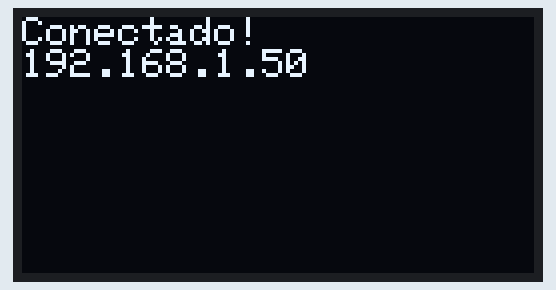
This sketch was run on a simulated ESP8266 (NodeMCU). Parts: 128×64 one-colour display. WiFi joins after 1.5 s; servers stay silent unless stated; uploads are accepted with an empty reply; what the sketch prints to the serial monitor is not drawn.

Above: at 1.7 s.

The sketch:

act2.ino
```cpp
/*
 * ESP8266 workshop
 *
 * First module / First activity
 *
 * Write hello world on the OLED
 * Overview:
 * How to connect to a wifi, and connect to an API
 *
 * Requires:
 * ESP8266
 * OLED screen
 *
 * Written by nacosta-cl for LR
 */

 //For example, a ESP8266 has 4KB of stack memory.
#include <ArduinoJson.h>
#include <ESP8266WiFi.h>
#include <Adafruit_GFX.h>
#include <Adafruit_SSD1306.h>

//Ajustar Adafruit_SSD1306.h a 64x48
DynamicJsonBuffer jsonBuffer;
Adafruit_SSD1306 display(99);

const char* ssid     = "Qdeli";
const char* password = "lr134679";
void setup(){
  Serial.begin(115200);
  Serial.println("");
  Serial.println("[i] Alive!");
  display.begin(SSD1306_SWITCHCAPVCC, 0x3C);
  display.clearDisplay();
  display.setTextSize(1);
  display.setTextColor(WHITE);
  display.setCursor(1,0);
  display.println("Iniciado");
  //Modo cliente
  WiFi.mode(WIFI_STA);
  WiFi.begin(ssid, password);
  bool spinner = false;
  display.setCursor(0,1);
  //Conectarme

  while (WiFi.status() != WL_CONNECTED) {
    Serial.println("loop");
    delay(500);
    display.clearDisplay();
    display.setCursor(0,1);
    if(spinner){
      display.print("|");
    }else{
      display.print("-");
    }
    display.display();
    spinner = !spinner;
  }
  display.clearDisplay();
  display.setCursor(0,0);
  display.println("Conectado!");
  display.println(WiFi.localIP());
  display.display();
  //Request
  //String url = "/input/";
  /*url += streamId;
  url += "?private_key=";
  url += privateKey;
  url += "&value=";
  url += value;*/
  //Conexion a cliente
  WiFiClientSecure client;
  const int httpsPort = 443;
  const char* host = "catfact.ninja";
  if (!client.connect(host,httpsPort)) {
    Serial.println("connection failed");
    return;
  }
  //Fabricamos la URL
  Serial.print("URL: ");
  String url = "/fact?max_length=60";
  //url = "/fact?max_length=25";
  Serial.println(url);
  String request = String("GET ") + url + " HTTP/1.1\r\n" +
               "Host: " + host + "\r\n" +
               "Connection: close\r\n\r\n";
  // Enviamos el request
  client.print(request);

  unsigned long timeout = millis();

  while (client.available() == 0) {
    if (millis() - timeout > 5000) {
      Serial.println("[!] Timeout");
      client.stop();
      return;
    }
  }
  String ans; //Lineas
  String json; //Respuesta final
  // Read all the lines of the reply from server and print them to Serial
  timeout = millis() + 1000;
  while(client.available()){
    ans = client.readStringUntil('\r');
    if(ans.indexOf('{')!=-1){
      json = ans;
      break;
    }
    if(timeout < millis()){
      Serial.println("done");
      break;
    }
    Serial.print(ans);
  }

  Serial.print("STATUS = ");
  Serial.println(client.status());
  client.stop();
  Serial.println(json.indexOf('{'));
  String response = json.substring(json.indexOf("{"));
  //Serial.print("Respuesta: ");
  //Serial.println(response);

  Serial.println("Conexion cerrada");
  JsonObject& root = jsonBuffer.parseObject(response);
  if (!root.success()) {
    Serial.println(F("JSON mal formateado"));
  }
  // Extract values
  Serial.println(F("Respuesta:"));
  Serial.println(root["fact"].as<char*>());
  Serial.println(root["length"].as<char*>());
  display.clearDisplay();
  display.setCursor(0,0);
  display.println(root["fact"].as<char*>());
  display.display();
  /*
  Serial.println(root["time"].as<char*>());
  Serial.println(root["data"][0].as<char*>());
  Serial.println(root["data"][1].as<char*>());
  */


}

void loop(){

}
```

Measured:
- what the display in image 0 shows lasts 1.3 s, from 1.6 s to 2.9 s
